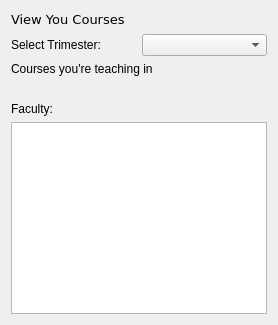
             <widget class="QWidget" name="viewAcadCourses">
              <layout class="QVBoxLayout" name="verticalLayout_20">
               <item>
                <widget class="QLabel" name="viewCourseAcadLabel">
                 <property name="font">
                  <font>
                   <family>Verdana</family>
                   <pointsize>10</pointsize>
                  </font>
                 </property>
                 <property name="text">
                  <string>View You Courses</string>
                 </property>
                </widget>
               </item>
               <item>
                <layout class="QHBoxLayout" name="horizontalLayout_22">
                 <item>
                  <widget class="QLabel" name="acadSelectTrimester">
                   <property name="text">
                    <string>Select Trimester:</string>
                   </property>
                  </widget>
                 </item>
                 <item>
                  <widget class="QComboBox" name="acadSelectTrimesterComboBox"/>
                 </item>
                </layout>
               </item>
               <item>
                <layout class="QVBoxLayout" name="verticalLayout_10">
                 <item>
                  <widget class="QLabel" name="acadViewCurrentTrimesterCourse">
                   <property name="text">
                    <string>Courses you're teaching in </string>
                   </property>
                  </widget>
                 </item>
                 <item>
                  <widget class="QLabel" name="acadCoursesLabel">
                   <property name="text">
                    <string/>
                   </property>
                  </widget>
                 </item>
                 <item>
                  <widget class="QLabel" name="acadViewCourseFaculty">
                   <property name="text">
                    <string>Faculty:</string>
                   </property>
                  </widget>
                 </item>
                 <item>
                  <widget class="QTableView" name="acadViewCourseTableView"/>
                 </item>
                </layout>
               </item>
              </layout>
             </widget>
